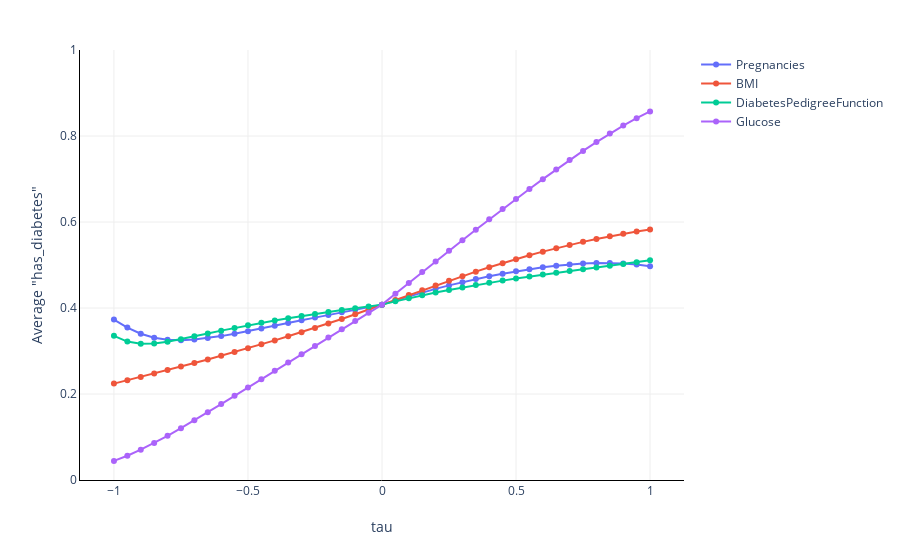

This figure's notebook cell:
### Code cell
explainer.plot_bias(
    X_test=X_test[["Pregnancies", "BMI", "DiabetesPedigreeFunction", "Glucose"]],
    y_pred=y_pred,
)
